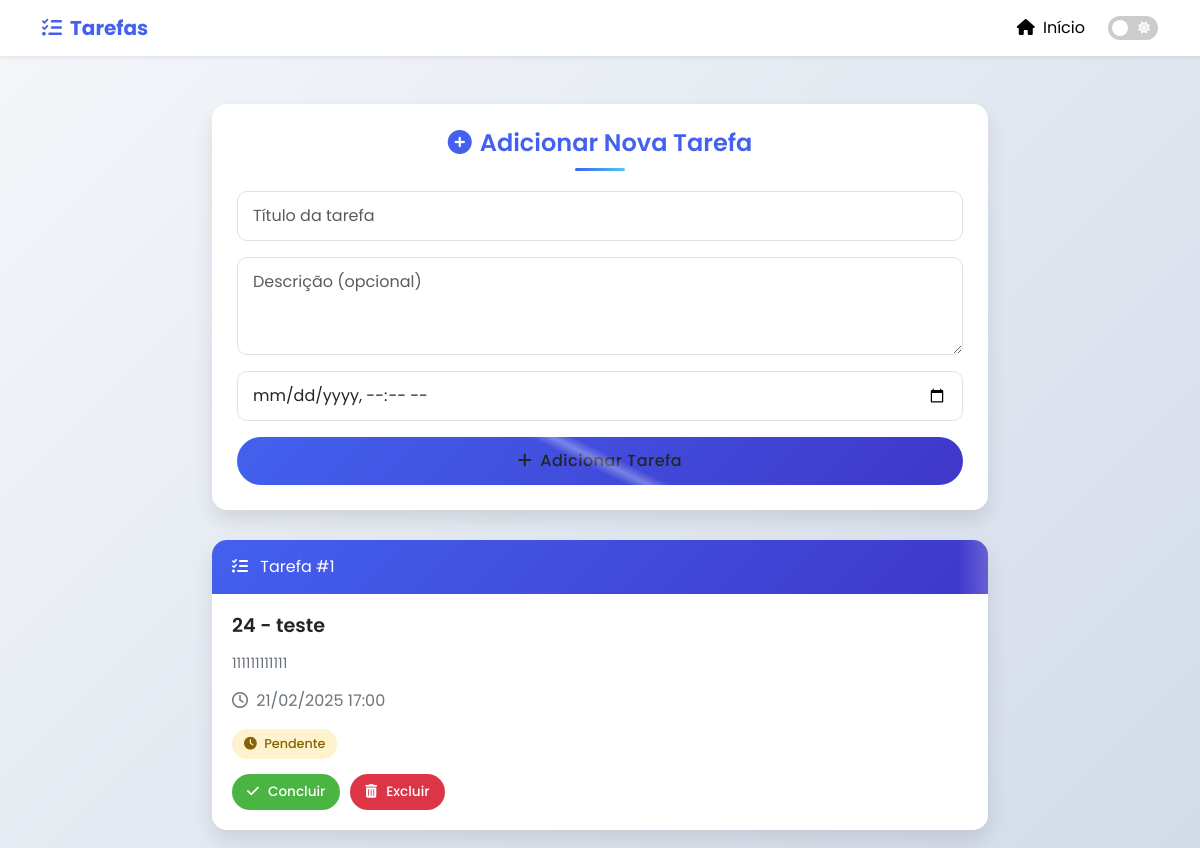
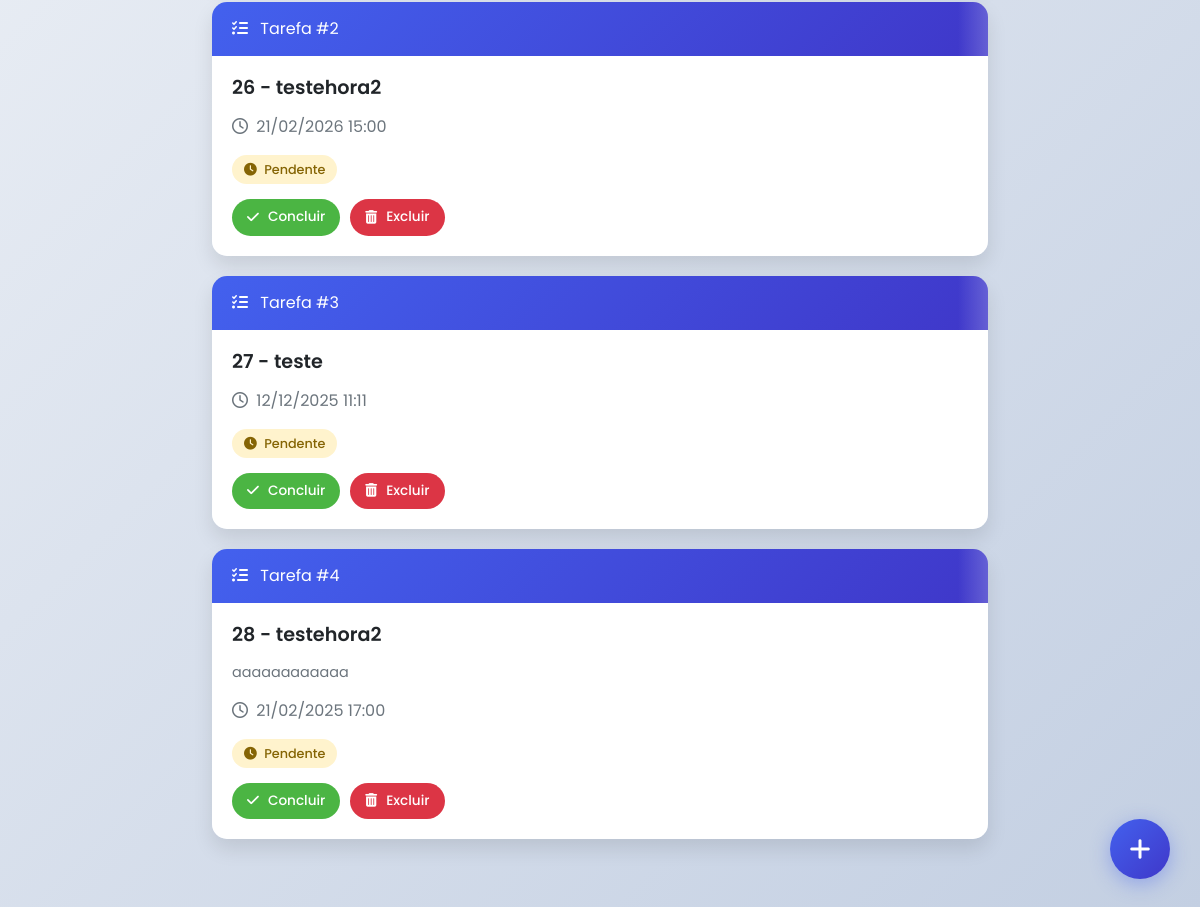
The app's page /, older data (2 pictures, top to bottom).
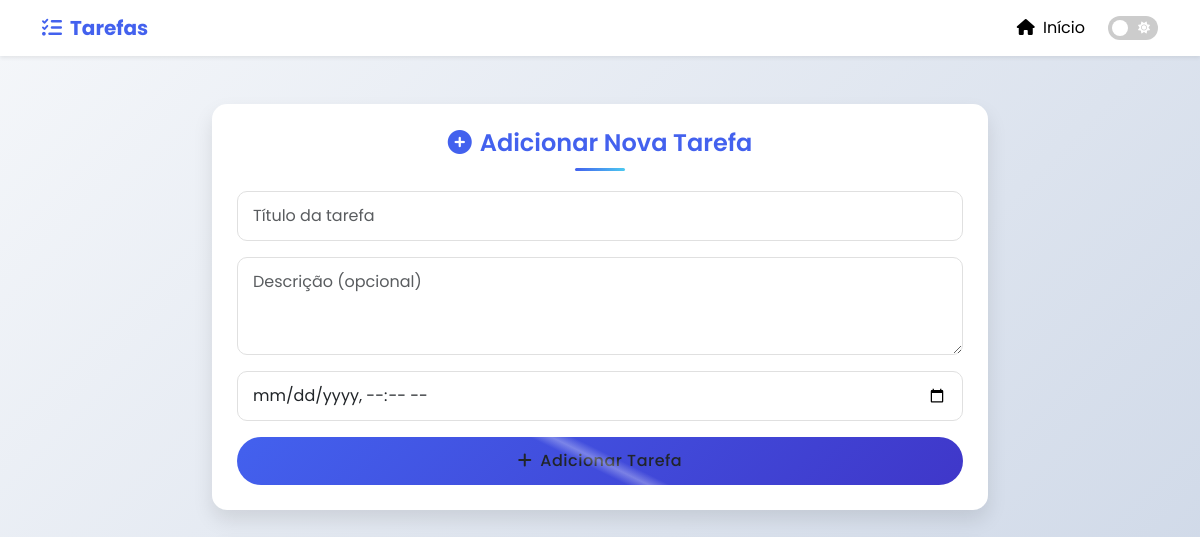
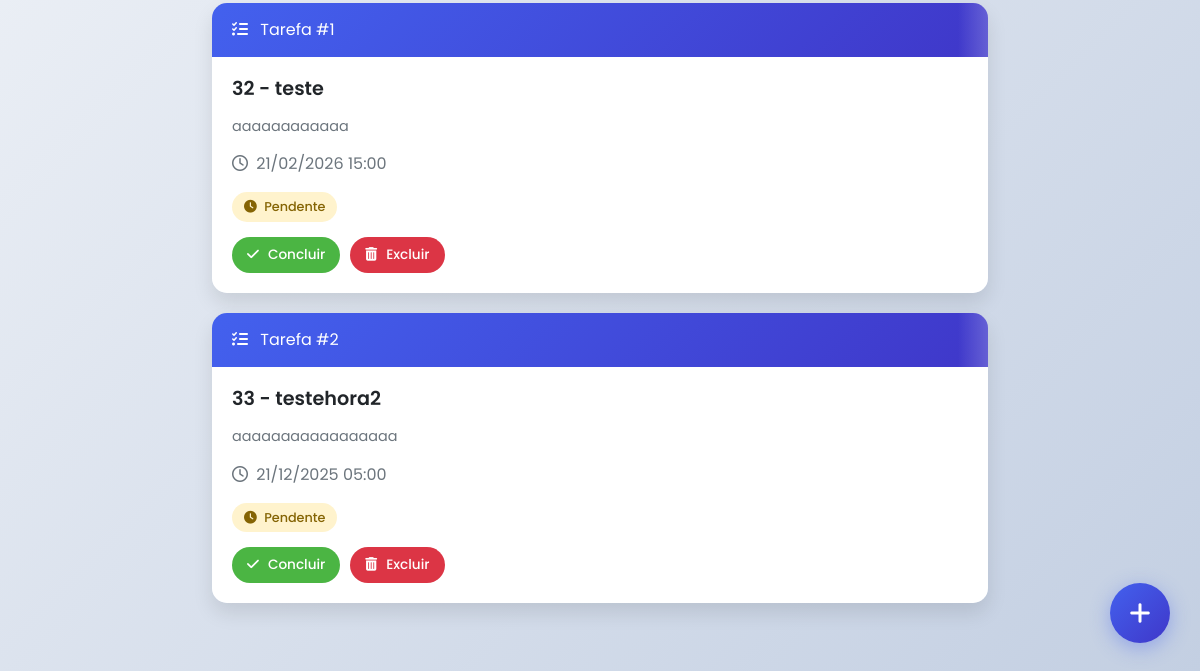
The same page, newer data (2 pictures, top to bottom).
### app/models.py (models this page shows, shortened)
class Tarefa(models.Model):
    titulo = models.CharField(max_length=200)
    descricao = models.TextField(blank=True)
    feita = models.BooleanField(default=False)
    data_hora = models.DateTimeField(null=True, blank=True)

### app/views.py (the view, shortened to what this page needs)
# urls.py: path("", views.index, name="index"),
@csrf_exempt
def index(request):
    tarefas = Tarefa.objects.all().order_by("feita")
    return render(request, "app/index.html", {"tarefas": tarefas})

### app/templates/app/index.html (shortened to what the changed rows need)
<!DOCTYPE html>
<html lang="pt-br">
<head>
  <link href="https://cdn.jsdelivr.net/npm/bootstrap@5.3.3/dist/css/bootstrap.min.css" rel="stylesheet">
  <link href="https://cdnjs.cloudflare.com/ajax/libs/font-awesome/6.0.0-beta3/css/all.min.css" rel="stylesheet">
  <link rel="stylesheet" href="../../static/css/style.css">
</head>
<body>
  <div class="container task-container">
    {% if tarefas %}
      {% for tarefa in tarefas %}
        <div class="task-card" style="animation-delay: {{ forloop.counter0|divisibleby:2|yesno:'0.1s,0.2s' }}">
          <div class="task-header d-flex justify-content-between align-items-center">
  <div>
    <i class="fas fa-tasks me-2"></i>
    <span>Tarefa #{{ forloop.counter }}</span>
  </div>
</div>
<div class="task-body">
  <h5 class="task-title"><p>{{ tarefa.id }} - {{ tarefa.titulo }}</h5>
  {% if tarefa.descricao %}
    <p class="task-description">{{ tarefa.descricao }}</p>
  {% endif %}
  {% if tarefa.data_hora %}
    <p class="task-datetime">
      <i class="far fa-clock me-1"></i>
      {{ tarefa.data_hora|date:"d/m/Y H:i" }}
    </p>
  {% endif %}
            <span class="task-status {% if tarefa.feita %}status-completed{% else %}status-pending{% endif %}">
              <i class="fas {% if tarefa.feita %}fa-check-circle{% else %}fa-clock{% endif %} me-1"></i>
              {% if tarefa.feita %}Concluída{% else %}Pendente{% endif %}
            </span>
            <div class="task-actions">
              <form action="{% url 'marcar_feita' tarefa.id %}" method="POST" class="d-inline">
                <button type="submit" class="btn btn-action {% if tarefa.feita %}btn-undo{% else %}btn-complete{% endif %}">
                  <i class="fas {% if tarefa.feita %}fa-undo{% else %}fa-check{% endif %} me-1"></i>
                  {% if tarefa.feita %}Desfazer{% else %}Concluir{% endif %}
                </button>
              </form>
              <form action="{% url 'excluir_tarefa' tarefa.id %}" method="POST" class="d-inline">
                <button type="submit" class="btn btn-action btn-delete"
                        onclick="return confirm('Tem certeza que deseja excluir esta tarefa?');">
                  <i class="fas fa-trash-alt me-1"></i> Excluir
                </button>
              </form>
            </div>
          </div>
        </div>
      {% endfor %}
    {% else %}
      <div class="empty-state">
        <i class="fas fa-clipboard-list"></i>
        <h4>Nenhuma tarefa encontrada</h4>
        <p>Adicione sua primeira tarefa usando o formulário acima</p>
      </div>
    {% endif %}
  </div>
</body>
</html>

Row changes from the older to the newer data that the page shows:
removed Tarefa: id "24", titulo "teste", descricao "111111111111", data_hora "21/02/2025 17:00", feita False (drawn)
removed Tarefa: id "26", titulo "testehora2", data_hora "21/02/2026 15:00", feita False (drawn)
removed Tarefa: id "27", titulo "teste", data_hora "12/12/2025 11:11", feita False (drawn)
removed Tarefa: id "28", titulo "testehora2", descricao "aaaaaaaaaaaa", data_hora "21/02/2025 17:00", feita False (drawn)
added Tarefa: id "32", titulo "teste", descricao "aaaaaaaaaaaa", data_hora "21/02/2026 15:00", feita False (drawn)
added Tarefa: id "33", titulo "testehora2", descricao "aaaaaaaaaaaaaaaaa", data_hora "21/12/2025 05:00", feita False (drawn)
